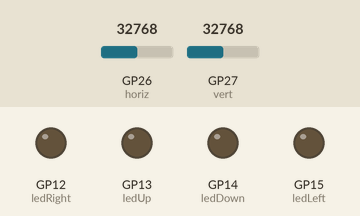
Simulated run of this program. Board: Raspberry Pi Pico running CircuitPython. On the bench: output pins drawn as LEDs (lit = HIGH). The test bench sets the inputs (shaded band); at power-on: GP26 (horiz) = 32768, GP27 (vert) = 32768 (analog values on the 0–65535 scale).

Above: at 1.2 s.
1.3 s: GP26 (horiz) set to 45874
At 2.2 s:
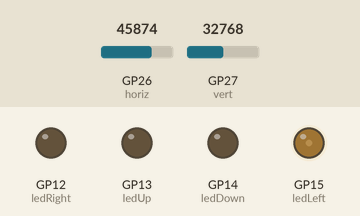
2.8 s: GP27 (vert) set to 45874
At 3.3 s:
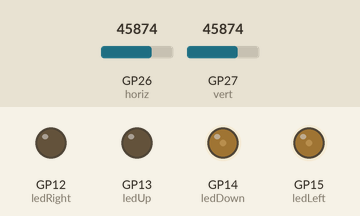
4.3 s: GP26 (horiz) set to 57670
At 5.5 s:
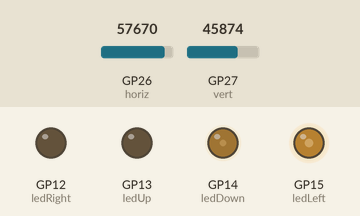
5.8 s: GP27 (vert) set to 57670
At 6.8 s:
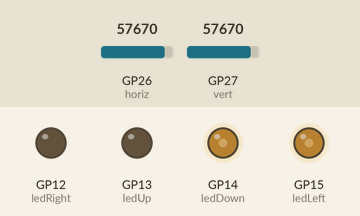
7.3 s: GP26 (horiz) set to 32767
At 7.9 s:
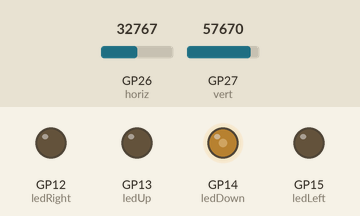
8.8 s: GP27 (vert) set to 19660
At 9.3 s:
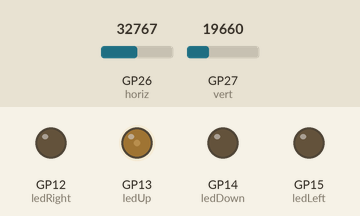
Timing chart, 0 to 11.3 s (numbered marks = the images above; inputs shaded):
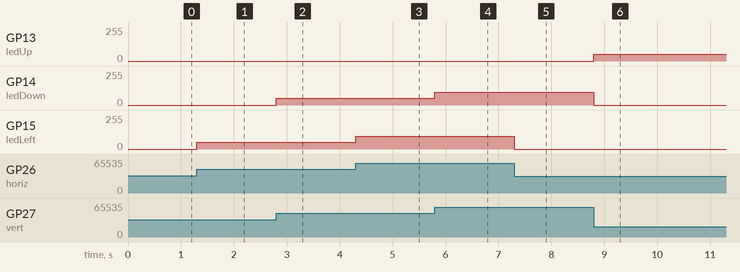

Measured:
- after the input at 1.3 s, GP15 (ledLeft): 0/255 → 51/255 at once
- after the input at 2.8 s, GP14 (ledDown): 0/255 → 51/255 at once
- after the input at 4.3 s, GP15 (ledLeft): 51/255 → 97/255 at once
- after the input at 5.8 s, GP14 (ledDown): 51/255 → 97/255 at once
- after the input at 7.3 s, GP15 (ledLeft): 97/255 → 0/255 at once
- after the input at 8.8 s, GP13 (ledUp): 0/255 → 51/255 at once; GP14 (ledDown): 97/255 → 0/255 at once

The program:

joy_cpython.py
```python
# Exemplo com Joystick  Analogico

import analogio
import pwmio
import board

# Potenciometros
horiz = analogio.AnalogIn(board.A0)
vert = analogio.AnalogIn(board.A1)

# LEDs, frequencia do PWM e 1KHz
ledRight = pwmio.PWMOut(board.GP12, frequency=1000, duty_cycle=0)
ledUp = pwmio.PWMOut(board.GP13, frequency=1000, duty_cycle=0)
ledDown = pwmio.PWMOut(board.GP14, frequency=1000, duty_cycle=0)
ledLeft = pwmio.PWMOut(board.GP15, frequency=1000, duty_cycle=0)

# Ignorar variacoes de ate
ZONA_MORTA = 3000

# Laco principal
while True:
    # amostra potenciometros
    h = horiz.value
    v = vert.value

    # eixo horizontal
    if h > (32767+ZONA_MORTA):
        ledRight.duty_cycle = 0
        ledLeft.duty_cycle = h-32768
    elif h <= (32767-ZONA_MORTA):
        ledRight.duty_cycle = 32767-h
        ledLeft.duty_cycle = 0
    else:
        ledRight.duty_cycle = 0
        ledLeft.duty_cycle = 0

    # eixo vertical
    if v > (32767+ZONA_MORTA):
        ledDown.duty_cycle = v-32768
        ledUp.duty_cycle = 0
    elif v <= (32767-ZONA_MORTA):
        ledDown.duty_cycle = 0
        ledUp.duty_cycle = 32767-v
    else:
        ledDown.duty_cycle = 0
        ledUp.duty_cycle = 0
```
